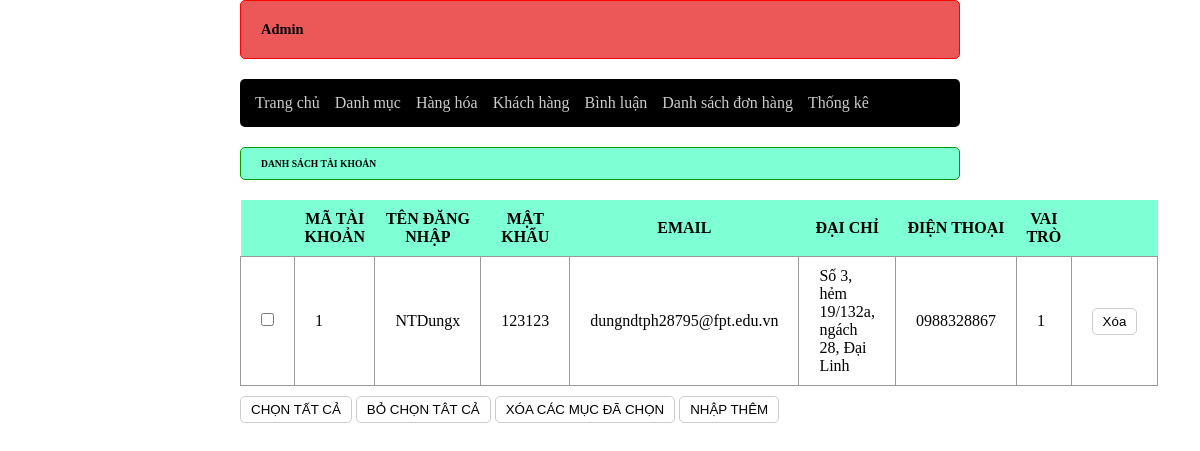
The page /admin/index.php?act=list-client on the database as committed earlier.
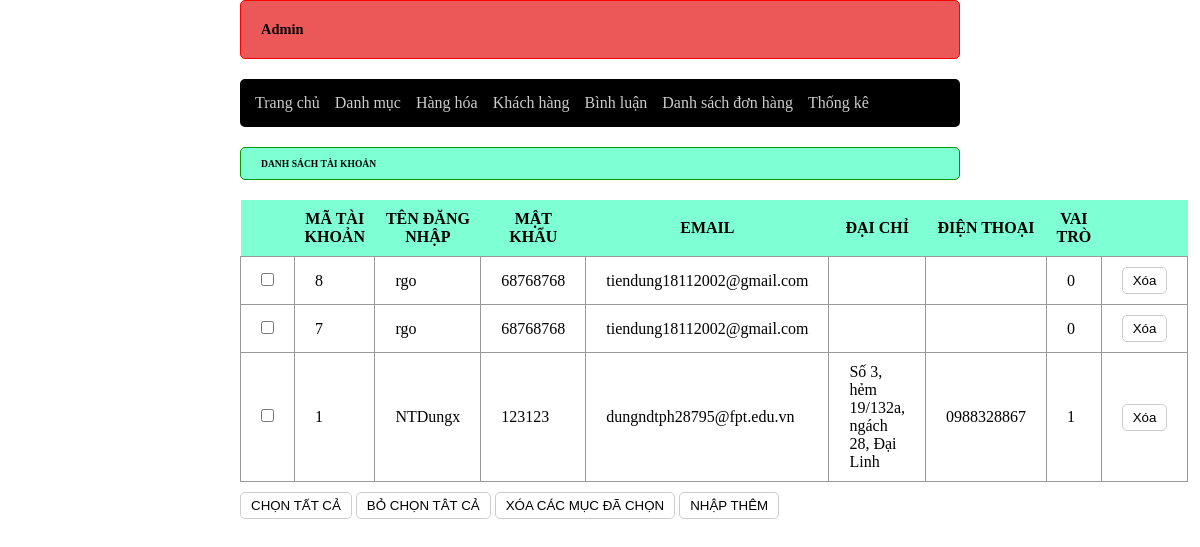
The same page on the database as committed later.
### tables this page shows
CREATE TABLE `account` (
  `id` int(11) NOT NULL,
  `username` varchar(50) NOT NULL,
  `pass` varchar(20) NOT NULL,
  `email` varchar(255) NOT NULL,
  `address` varchar(255) DEFAULT NULL,
  `phone` varchar(20) DEFAULT NULL,
  `role` tinyint(4) NOT NULL DEFAULT 0
);

### model/pdo.php (called while the page is built, shortened)
<?php
function pdo_get_connection(){
    $dburl = "mysql:host=localhost;dbname=art-toys;charset=utf8";
    $username = 'root';
    $password = '';
    $conn = new PDO($dburl, $username, $password);
    $conn->setAttribute(PDO::ATTR_ERRMODE, PDO::ERRMODE_EXCEPTION);
    return $conn;
}
function pdo_query($sql){
    $sql_args = array_slice(func_get_args(), 1);
    try{
        $conn = pdo_get_connection();
        $stmt = $conn->prepare($sql);
        $stmt->execute($sql_args);
        $rows = $stmt->fetchAll();
        return $rows;
    }
    catch(PDOException $e){
        throw $e;
    }
    finally{
        unset($conn);
    }
}

### model/account.php (called while the page is built, shortened)
<?php
    function list_account(){
        $sql= "select * from account order by id desc";
        $list_account=pdo_query($sql);
        return $list_account;
    }
?>

### admin/account/list.php (the view, shortened to what this page needs)
<div class="row">
            <div class="row header">
                <h3>DANH SÁCH TÀI KHOẢN</h3>
            </div>
            <div class="row frmcontent">
                <div class="row mb10">
                    <table>
                        <thead>
                            <tr>
                                <th></th>
                                <th>MÃ TÀI KHOẢN</th>
                                <th>TÊN ĐĂNG NHẬP</th>
                                <th>MẬT KHẨU</th>
                                <th>EMAIL</th>
                                <th>ĐẠI CHỈ</th>
                                <th>ĐIỆN THOẠI</th>
                                <th>VAI TRÒ</th>
                                <th></th>
                            </tr>
                        </thead>
                        <tbody>
                            <?php
                                foreach ($list_account as $account) {
                                    extract($account);
                                    $remove_account="index.php?act=remove_account&id=".$id;
                                    echo '
                                    <tr>
                                        <td><input type="checkbox" name=""></td>
                                        <td>'.$id.'</td>
                                        <td>'.$username.'</td>
                                        <td>'.$pass.'</td>
                                        <td>'.$email.'</td>
                                        <td>'.$address.'</td>
                                        <td>'.$phone.'</td>
                                        <td>'.$role.'</td>
                                        <td>
                                            <a href="'.$remove_account.'">
                                                <input type="submit" value="Xóa">
                                            </a>
                                        </td>
                                    </tr>
                                    ';
                                }
                            ?>
                        </tbody>
                    </table>
                </div>
                <div class="row mb10">
                    <input type="button" value="CHỌN TẤT CẢ">
                    <input type="button" value="BỎ CHỌN TÂT CẢ">
                    <input type="button" value="XÓA CÁC MỤC ĐÃ CHỌN">
                    <a href="index.php?act=add-cat">
                        <input type="button" value="NHẬP THÊM">
                    </a>
                </div>
            </div>
        </div>

### admin/header.php (shortened to what this page needs)
<!DOCTYPE html>
<html lang="en">
<head>
    <link rel="stylesheet" href="../css/style.css">
</head>
<body>
    <div class="boxcenter">
        <div class="row mb headerAdmin">
            <h2>
                Admin
            </h2>
        </div>
        <div class="row mb nav">
            <ul>
                <li><a href="../index.php">Trang chủ</a></li>
                <li><a href="index.php?act=add-cat">Danh mục</a></li>
                <li><a href="index.php?act=add-pro">Hàng hóa</a></li>
                <li><a href="index.php?act=list-client">Khách hàng</a></li>
                <li><a href="index.php?act=list-comment">Bình luận</a></li>
                <li><a href="index.php?act=listbill">Danh sách đơn hàng</a></li>
                <li><a href="index.php?act=statistical">Thống kê</a></li>
            </ul>
        </div>

### admin/index.php (shortened to what this page needs)
<?php
    include "../model/pdo.php";
    include "../model/account.php";
    include "../model/comment.php";
    include "header.php";
    if(isset($_GET['act'])){
        $act=$_GET['act'];
        switch ($act) {
            case 'list-client':
                $list_account=list_account();
                include "account/list.php";
                break;
        }
    }else {
        include "home.php";
    }
    include "footer.php";
?>

### css/style.css (style rules this page uses)
* { box-sizing: border-box; margin: 0; padding: 0; }
.boxcenter { width: 60%; margin: 0 auto; }
.row { float: left; width: 100%; }
.mb { margin-bottom: 20px; }
.mb10 { margin-bottom: 10px; }
.header { background-color: aquamarine; border: 1px #090 solid; color: black; border-radius: 5px; }
.nav { background-color: black; color: #ccc; border-radius: 5px; }
.nav ul { margin: 5px; padding: 10px; display: flex; gap: 15px; }
.nav ul li { list-style-type: none; }
.nav ul li a { color: #ccc; text-decoration: none; transition: 0.1s; }
.formuser input[type="submit"], .formuser input[type="reset"], .frmcontent input[type="submit"], .frmcontent input[type="reset"], .frmcontent input[type="button"] { border-radius: 5px; padding: 5px 10px; background-color: white; border: 1px #ccc solid; }
.headerAdmin { background-color: rgb(236, 87, 87); border: 1px red solid; color: black; border-radius: 5px; }
.headerAdmin h2 { margin: 20px; font-size: 1.2vw; }
.header h3 { font-size: 0.8vw; margin: 10px 20px; }
.frmcontent { padding: 20px 0px; }
table { width: 100%; border-collapse: collapse; }
table thead { background-color: aquamarine; }
table th { padding: 10px; }
table tbody tr td { border: 1px solid #999; padding: 10px 20px; }

Rows that differ between the two databases and show on the page:
added account: id "8", username "rgo", pass "68768768", email "tiendung18112002@gmail.com", role "0"
added account: id "7", username "rgo", pass "68768768", email "tiendung18112002@gmail.com", role "0"
